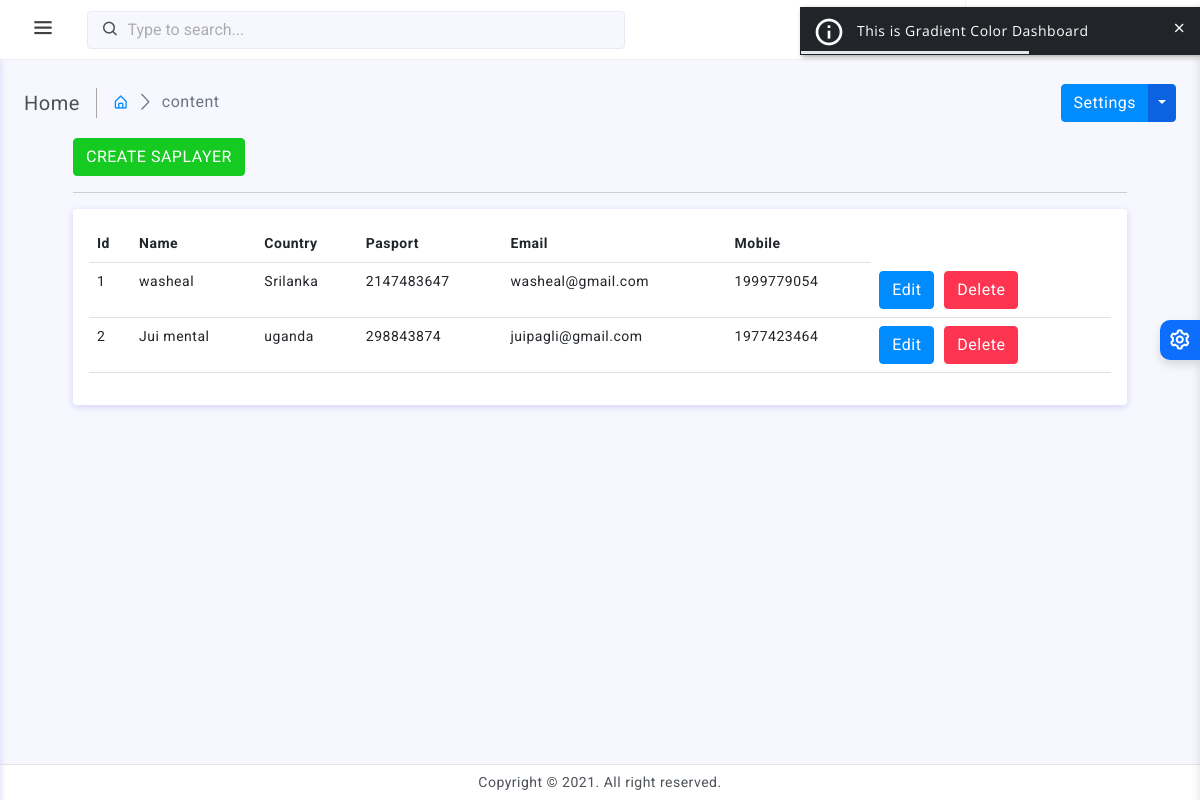
Page /manage-saplayer (signed in) on the committed database.
### tables this page shows
CREATE TABLE `saplayer` (
  `id` int(12) NOT NULL,
  `name` varchar(100) NOT NULL,
  `country` varchar(100) NOT NULL,
  `pasport` int(15) DEFAULT NULL,
  `email` varchar(100) NOT NULL,
  `mobile` int(11) NOT NULL
);

### lib/saplayer.class.php (the view, shortened to what this page needs)
<?php
class Saplayer{
	static function manage_saplayers(){
		global $db;
		$result=$db->query("select id,name,country,pasport,email,mobile from saplayer ");
		$html="<table class='table'>";
		$html.="<tr><th>Id</th><th>Name</th><th>Country</th><th>Pasport</th><th>Email</th><th>Mobile</th></tr>";
		while(list($id,$name,$country,$pasport,$email,$mobile)=$result->fetch_row()){
			$action_buttons="<div class='clearfix'>";
			$action_buttons.=action_button(["id"=>$id,"name"=>"Edit","value"=>"Edit","class"=>"primary","url"=>"edit-saplayer"]);
			$action_buttons.=action_button(["id"=>$id,"name"=>"Delete","value"=>"Delete","class"=>"danger","url"=>"manage-saplayer"]);
			$action_buttons.="</div>";
			$html.="<tr><td>$id</td><td>$name</td><td>$country</td><td>$pasport</td><td>$email</td><td>$mobile</td><td>$action_buttons</td></tr>";
		}
		$html.="</table>";
		return $html;
	}
}
?>

### assets/css/app.css (style rules this page uses)
body { font-size: 14px; color: #4c5258; letter-spacing: 0.5px; background-color: #f7f7ff; font-family: 'Roboto', sans-serif; }

### rows in the picture
saplayer: id "1", name "washeal", country "Srilanka", pasport "2147483647", email "washeal@gmail.com", mobile "1999779054"
saplayer: id "2", name "Jui mental", country "uganda", pasport "298843874", email "juipagli@gmail.com", mobile "1977423464"

### other values in the picture
$title "Home"
$link["name"] "content"
